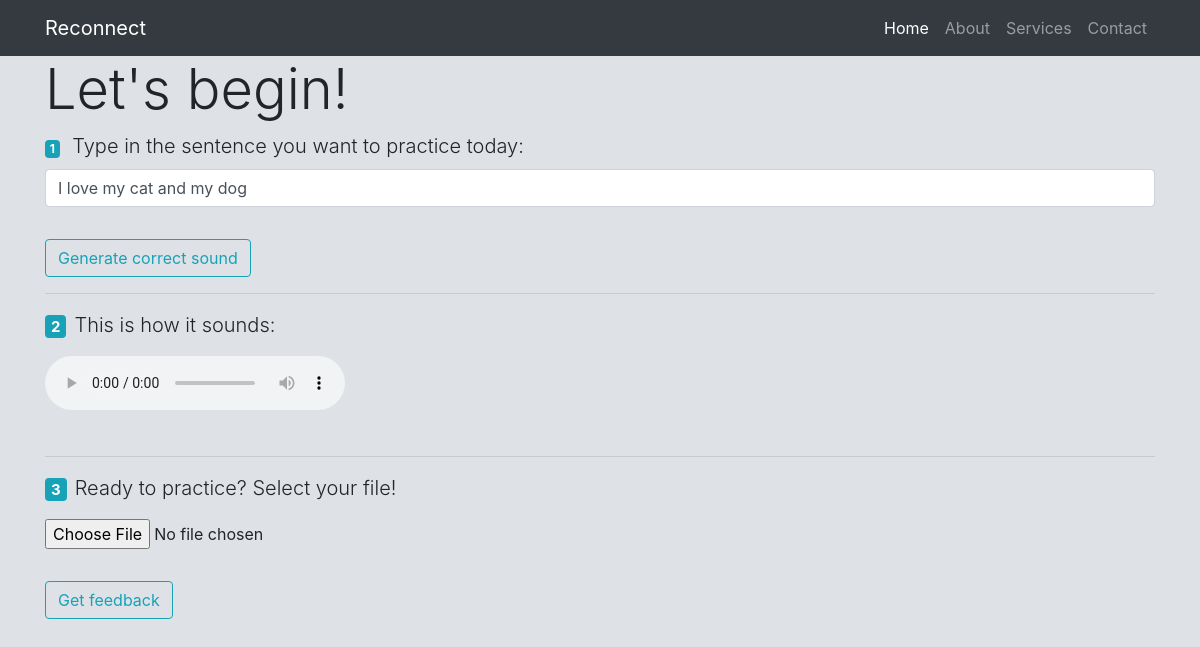
/practice, run on an earlier commit of the app's database.
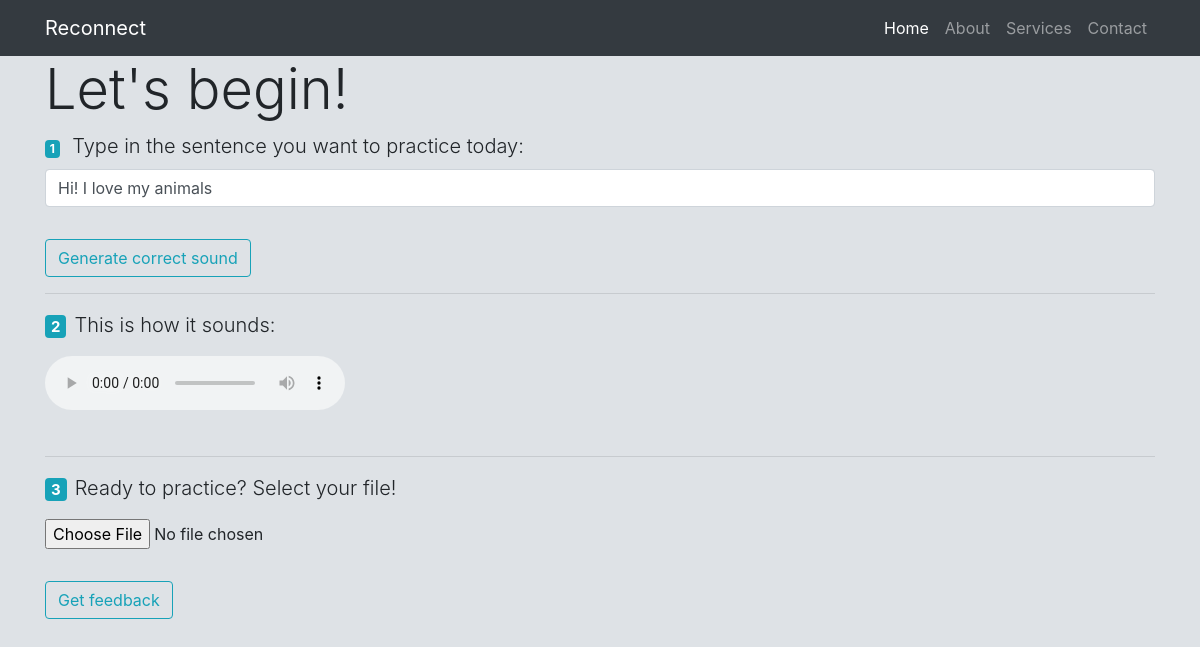
And on a later commit of the database.
### app.py (models this page shows)
class Speech(db.Model):
    id = db.Column(db.Integer, primary_key=True)
    correct_text = db.Column(db.String())
    correct_audio_filename = db.Column(db.String())
    user_audio_location = db.Column(db.String())
    user_text = db.Column(db.String())
    def __repr__(self):
        return f"Speech('{self.id}', '{self.correct_text}', '{self.correct_audio_filename}')"

### app.py (the view, shortened to what this page needs)
@app.route("/practice", methods=["GET", "POST"])
def practice():
    user_form = UserSpeechForm()
    correct_form = CorrectSpeechForm()
    speech = Speech.query.order_by(-Speech.id).first()
    print("we got to practice route")
    print(speech)
    return render_template('practice.html', correct_text=speech.correct_text, correct_form=correct_form, user_form=user_form, correct_sound_address=str(speech.correct_audio_filename), title="Practice - Reconnect")

### forms.py
class UserSpeechForm(FlaskForm):
    user_speech = FileField('Your recording', validators=[FileAllowed(['wav']), FileRequired()])
    submitu = SubmitField('Get feedback')

class CorrectSpeechForm(FlaskForm):
    correct_text = TextField('Type in the sentence you want to practice today:', validators=[DataRequired()])
    submitc = SubmitField('Generate correct sound')

### templates/practice.html (shortened to what this page needs)
{% extends "template.html" %}
{% block content %}
            <h3 class="display-4">Let's begin!</h3>
              <form method="POST" action="">
                <fieldset class="form-group">
                  <div class="form-group">
                    <span class="badge badge-info mr-2">1</span>
                    <strong>{{ correct_form.correct_text.label(class="form-control-label lead") }}</strong>
                    {% if correct_form.correct_text. errors %}
                        {{ correct_form.correct_text(class="form-control is-invalid")}}
                        <div class="invalid-feedback">
                          {% for error in correct_form.correct_text.errors %}
                            <span>{{ error }}</span>
                          {% endfor %}
                        </div>
                    {% else %}
                      <input class="form-control" id="correct_text" name="correct_text" required type="text" value="{{ correct_text }}">
                    {% endif %}
                  </div>
                </fieldset>
                <div class="form-group">
                  {{ correct_form.submitc(class="btn btn-outline-info") }}
                </div>
              </form>
              <hr>
              <strong><p class="lead"><span class="badge badge-info mr-2">2</span>This is how it sounds:</p></strong>
              <audio id="correct_audio" preload="auto" controls>
                <source id="correct_source" src="{{ correct_sound_address }}" type="audio/wav">
              </audio>
            <br/>
            <br/>
              <hr>
                <strong><p class="lead"><span class="badge badge-info mr-2">3</span>Ready to practice? Select your file!</p></strong>
                <form method="POST" action="" enctype="multipart/form-data">
                  <fieldset class="form-group">
                    <div class="form-group">
                      {{ user_form.user_speech(class="form-control-file") }}
                    </div>
                  </fieldset>
                <div class="form-group">
                  {{ user_form.submitu(class="btn btn-outline-info") }}
                </div>
              </form>
{% endblock content %}

### templates/template.html (shortened to what this page needs)
<!doctype html>
<html lang="en">
  <head>
    <link rel="stylesheet" href="https://stackpath.bootstrapcdn.com/bootstrap/4.3.1/css/bootstrap.min.css">
    <link rel="stylesheet" href="https://cdnjs.cloudflare.com/ajax/libs/font-awesome/4.7.0/css/font-awesome.min.css">
  </head>
  <body class="bg-gray-3" >
    <nav class="navbar navbar-expand-lg navbar-dark bg-dark static-top ">
    <div class="container">
      <a class="navbar-brand" href="{{ url_for('home') }}">Reconnect</a>
      <div class="collapse navbar-collapse" id="navbarResponsive">
        <ul class="navbar-nav ml-auto">
          <li class="nav-item active">
            <a class="nav-link" href="#">Home
            </a>
          </li>
          <li class="nav-item">
            <a class="nav-link" href="#">About</a>
          </li>
          <li class="nav-item">
            <a class="nav-link" href="#">Services</a>
          </li>
          <li class="nav-item">
            <a class="nav-link" href="#">Contact</a>
          </li>
        </ul>
      </div>
    </div>
  </nav>
  <main role="main" class="container">
            {% block content %}{% endblock %}
  </main>
  </body>
</html>

### templates/template.html (style rules this page uses)
.bg-gray-3 { background-color: #dee2e6!important; }

What changed in the data, as far as the page shows it:
no longer on this page (row unchanged): Speech: correct_text "I love my cat and my dog"
added Speech: correct_text "Hi! I love my animals"
